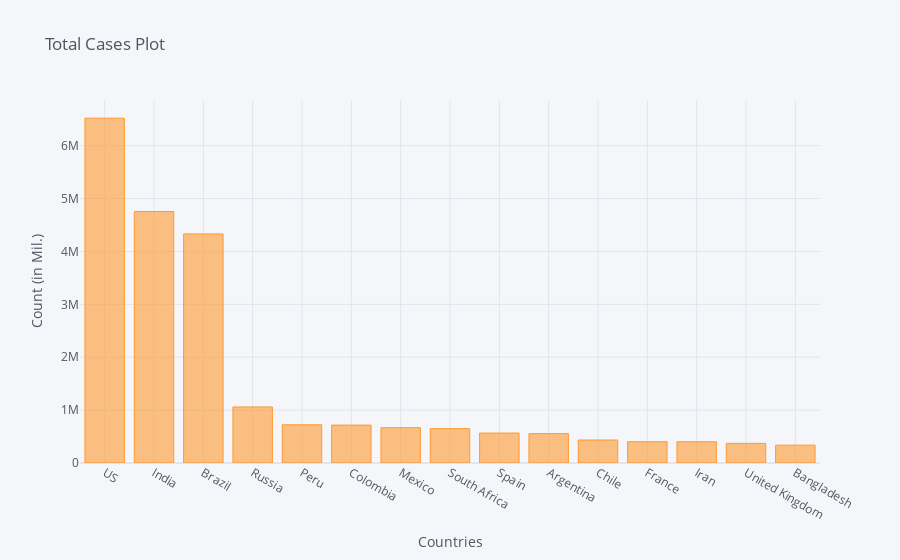

Write notebook code for a chart like this one.
### Code cell
corona_dframe_agg_plot.iplot(kind='bar', x='Country/Region', y='9/13/20',
                             title='Total Cases Plot',xTitle='Countries',yTitle='Count (in Mil.)')

### Figure 1 — Plotly figure (JSON) as saved in the notebook; plotly's stock layout.template omitted (floating-point values rounded to 4 significant figures)
{"data": [{"marker": {"color": "rgba(255, 153, 51, 0.6)", "line": {"color": "rgba(255, 153, 51, 1.0)", "width": 1}}, "name": "9/13/20", "orientation": "v", "text": "", "type": "bar", "x": ["US", "India", "Brazil", "Russia", "Peru", "Colombia", "Mexico", "South Africa", "Spain", "Argentina", "Chile", "France", "Iran", "United Kingdom", "Bangladesh"], "y": [6519573, 4754356, 4330455, 1059024, 722832, 716319, 668381, 649793, 566326, 555537, 434748, 402893, 402029, 370930, 337520]}], "layout": {"legend": {"bgcolor": "#F5F6F9", "font": {"color": "#4D5663"}}, "paper_bgcolor": "#F5F6F9", "plot_bgcolor": "#F5F6F9", "title": {"font": {"color": "#4D5663"}, "text": "Total Cases Plot"}, "xaxis": {"gridcolor": "#E1E5ED", "showgrid": true, "tickfont": {"color": "#4D5663"}, "title": {"font": {"color": "#4D5663"}, "text": "Countries"}, "zerolinecolor": "#E1E5ED"}, "yaxis": {"gridcolor": "#E1E5ED", "showgrid": true, "tickfont": {"color": "#4D5663"}, "title": {"font": {"color": "#4D5663"}, "text": "Count (in Mil.)"}, "zerolinecolor": "#E1E5ED"}}}
